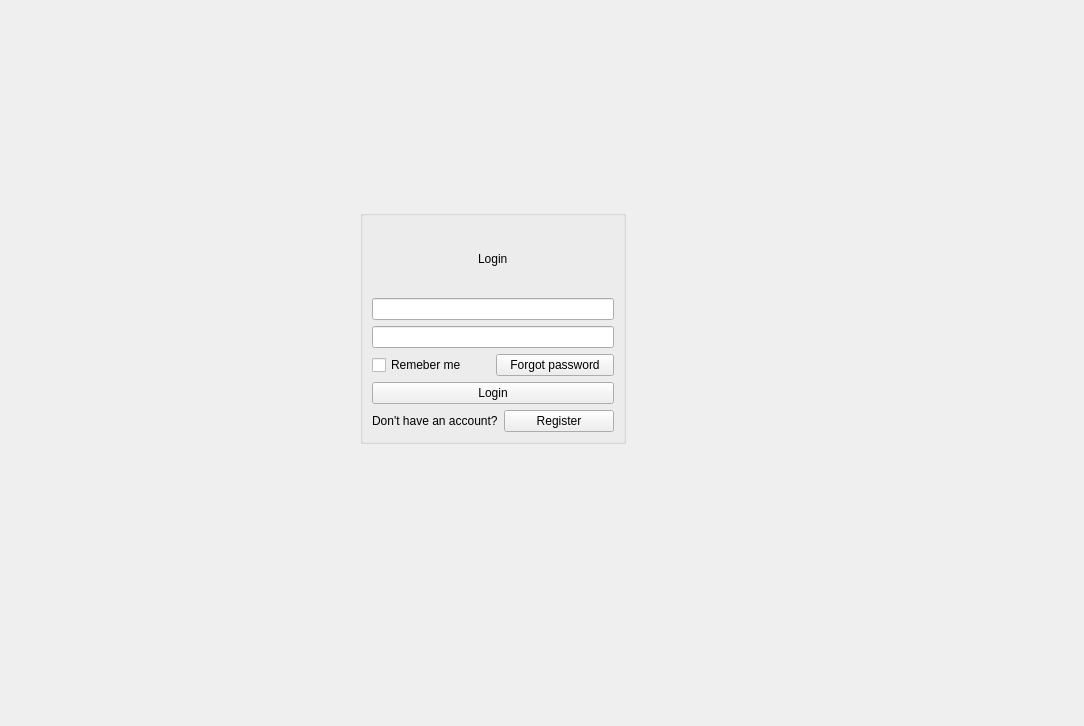
<?xml version="1.0" encoding="UTF-8"?>
<ui version="4.0">
 <class>MainWindow</class>
 <widget class="QMainWindow" name="MainWindow">
  <property name="geometry">
   <rect>
    <x>0</x>
    <y>0</y>
    <width>1084</width>
    <height>726</height>
   </rect>
  </property>
  <property name="windowTitle">
   <string>MainWindow</string>
  </property>
  <widget class="QWidget" name="centralwidget">
   <widget class="QGroupBox" name="groupBox">
    <property name="geometry">
     <rect>
      <x>360</x>
      <y>210</y>
      <width>266</width>
      <height>234</height>
     </rect>
    </property>
    <property name="title">
     <string/>
    </property>
    <layout class="QVBoxLayout" name="verticalLayout">
     <item alignment="Qt::AlignHCenter">
      <widget class="QLabel" name="titleLabel">
       <property name="text">
        <string>Login</string>
       </property>
      </widget>
     </item>
     <item>
      <widget class="QLineEdit" name="usernameLineEdit"/>
     </item>
     <item>
      <widget class="QLineEdit" name="passwordLineEdit">
       <property name="echoMode">
        <enum>QLineEdit::Password</enum>
       </property>
      </widget>
     </item>
     <item>
      <layout class="QHBoxLayout" name="horizontalLayout_2">
       <item>
        <widget class="QCheckBox" name="rememberCheckBox">
         <property name="text">
          <string>Remeber me</string>
         </property>
        </widget>
       </item>
       <item>
        <widget class="QPushButton" name="forgotPasswordLabel">
         <property name="styleSheet">
          <string notr="true"/>
         </property>
         <property name="text">
          <string>Forgot password</string>
         </property>
        </widget>
       </item>
      </layout>
     </item>
     <item>
      <widget class="QPushButton" name="loginButton">
       <property name="text">
        <string>Login</string>
       </property>
      </widget>
     </item>
     <item>
      <layout class="QHBoxLayout" name="horizontalLayout">
       <item>
        <widget class="QLabel" name="registerLabel">
         <property name="text">
          <string>Don't have an account?</string>
         </property>
        </widget>
       </item>
       <item>
        <widget class="QPushButton" name="registerButton">
         <property name="text">
          <string>Register</string>
         </property>
        </widget>
       </item>
      </layout>
     </item>
    </layout>
   </widget>
  </widget>
 </widget>
 <resources/>
 <connections/>
</ui>
